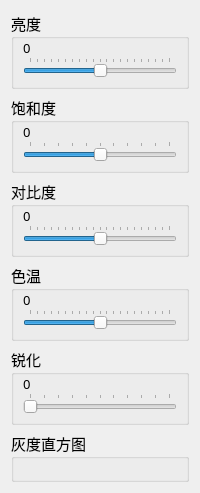
        <widget class="QWidget" name="tab_4">
         <property name="sizePolicy">
          <sizepolicy hsizetype="Preferred" vsizetype="Preferred">
           <horstretch>0</horstretch>
           <verstretch>0</verstretch>
          </sizepolicy>
         </property>
         <property name="font">
          <font>
           <family>微软雅黑</family>
           <pointsize>11</pointsize>
          </font>
         </property>
         <attribute name="title">
          <string>增强</string>
         </attribute>
         <layout class="QVBoxLayout" name="verticalLayout_2">
          <item>
           <widget class="QGroupBox" name="groupBox">
            <property name="enabled">
             <bool>true</bool>
            </property>
            <property name="sizePolicy">
             <sizepolicy hsizetype="Preferred" vsizetype="Preferred">
              <horstretch>20</horstretch>
              <verstretch>0</verstretch>
             </sizepolicy>
            </property>
            <property name="styleSheet">
             <string notr="true"/>
            </property>
            <property name="title">
             <string>亮度</string>
            </property>
            <layout class="QVBoxLayout" name="verticalLayout_4">
             <property name="spacing">
              <number>0</number>
             </property>
             <property name="topMargin">
              <number>0</number>
             </property>
             <item>
              <widget class="QLabel" name="label_6">
               <property name="sizePolicy">
                <sizepolicy hsizetype="Expanding" vsizetype="Maximum">
                 <horstretch>0</horstretch>
                 <verstretch>0</verstretch>
                </sizepolicy>
               </property>
               <property name="minimumSize">
                <size>
                 <width>10</width>
                 <height>10</height>
                </size>
               </property>
               <property name="font">
                <font>
                 <family>微软雅黑</family>
                 <pointsize>10</pointsize>
                </font>
               </property>
               <property name="lineWidth">
                <number>10</number>
               </property>
               <property name="text">
                <string>0</string>
               </property>
              </widget>
             </item>
             <item>
              <widget class="QSlider" name="horizontalSlider_4">
               <property name="sizePolicy">
                <sizepolicy hsizetype="Expanding" vsizetype="Fixed">
                 <horstretch>50</horstretch>
                 <verstretch>0</verstretch>
                </sizepolicy>
               </property>
               <property name="font">
                <font>
                 <weight>50</weight>
                 <bold>false</bold>
                </font>
               </property>
               <property name="cursor">
                <cursorShape>PointingHandCursor</cursorShape>
               </property>
               <property name="mouseTracking">
                <bool>false</bool>
               </property>
               <property name="focusPolicy">
                <enum>Qt::StrongFocus</enum>
               </property>
               <property name="minimum">
                <number>-100</number>
               </property>
               <property name="maximum">
                <number>100</number>
               </property>
               <property name="orientation">
                <enum>Qt::Horizontal</enum>
               </property>
               <property name="tickPosition">
                <enum>QSlider::TicksAbove</enum>
               </property>
               <property name="tickInterval">
                <number>10</number>
               </property>
              </widget>
             </item>
            </layout>
           </widget>
          </item>
          <item>
           <widget class="QGroupBox" name="groupBox_3">
            <property name="sizePolicy">
             <sizepolicy hsizetype="Preferred" vsizetype="Preferred">
              <horstretch>20</horstretch>
              <verstretch>0</verstretch>
             </sizepolicy>
            </property>
            <property name="title">
             <string>饱和度</string>
            </property>
            <layout class="QVBoxLayout" name="verticalLayout_6">
             <property name="spacing">
              <number>0</number>
             </property>
             <property name="topMargin">
              <number>0</number>
             </property>
             <item>
              <widget class="QLabel" name="label_9">
               <property name="sizePolicy">
                <sizepolicy hsizetype="Expanding" vsizetype="Maximum">
                 <horstretch>0</horstretch>
                 <verstretch>0</verstretch>
                </sizepolicy>
               </property>
               <property name="minimumSize">
                <size>
                 <width>10</width>
                 <height>10</height>
                </size>
               </property>
               <property name="font">
                <font>
                 <family>微软雅黑</family>
                 <pointsize>10</pointsize>
                </font>
               </property>
               <property name="lineWidth">
                <number>10</number>
               </property>
               <property name="text">
                <string>0</string>
               </property>
              </widget>
             </item>
             <item>
              <widget class="QSlider" name="horizontalSlider">
               <property name="cursor">
                <cursorShape>PointingHandCursor</cursorShape>
               </property>
               <property name="minimum">
                <number>-50</number>
               </property>
               <property name="maximum">
                <number>50</number>
               </property>
               <property name="orientation">
                <enum>Qt::Horizontal</enum>
               </property>
               <property name="tickPosition">
                <enum>QSlider::TicksAbove</enum>
               </property>
               <property name="tickInterval">
                <number>10</number>
               </property>
              </widget>
             </item>
            </layout>
           </widget>
          </item>
          <item>
           <widget class="QGroupBox" name="groupBox_6">
            <property name="sizePolicy">
             <sizepolicy hsizetype="Preferred" vsizetype="Preferred">
              <horstretch>20</horstretch>
              <verstretch>0</verstretch>
             </sizepolicy>
            </property>
            <property name="styleSheet">
             <string notr="true"/>
            </property>
            <property name="title">
             <string>对比度</string>
            </property>
            <layout class="QVBoxLayout" name="verticalLayout_9">
             <property name="spacing">
              <number>0</number>
             </property>
             <property name="topMargin">
              <number>0</number>
             </property>
             <item>
              <widget class="QLabel" name="label_14">
               <property name="sizePolicy">
                <sizepolicy hsizetype="Expanding" vsizetype="Maximum">
                 <horstretch>0</horstretch>
                 <verstretch>0</verstretch>
                </sizepolicy>
               </property>
               <property name="minimumSize">
                <size>
                 <width>10</width>
                 <height>10</height>
                </size>
               </property>
               <property name="font">
                <font>
                 <family>微软雅黑</family>
                 <pointsize>10</pointsize>
                </font>
               </property>
               <property name="lineWidth">
                <number>10</number>
               </property>
               <property name="text">
                <string>0</string>
               </property>
              </widget>
             </item>
             <item>
              <widget class="QSlider" name="horizontalSlider_5">
               <property name="sizePolicy">
                <sizepolicy hsizetype="Expanding" vsizetype="Fixed">
                 <horstretch>50</horstretch>
                 <verstretch>0</verstretch>
                </sizepolicy>
               </property>
               <property name="font">
                <font>
                 <weight>50</weight>
                 <bold>false</bold>
                </font>
               </property>
               <property name="cursor">
                <cursorShape>PointingHandCursor</cursorShape>
               </property>
               <property name="mouseTracking">
                <bool>false</bool>
               </property>
               <property name="focusPolicy">
                <enum>Qt::StrongFocus</enum>
               </property>
               <property name="minimum">
                <number>-10</number>
               </property>
               <property name="maximum">
                <number>10</number>
               </property>
               <property name="singleStep">
                <number>1</number>
               </property>
               <property name="pageStep">
                <number>1</number>
               </property>
               <property name="value">
                <number>0</number>
               </property>
               <property name="orientation">
                <enum>Qt::Horizontal</enum>
               </property>
               <property name="tickPosition">
                <enum>QSlider::TicksAbove</enum>
               </property>
               <property name="tickInterval">
                <number>1</number>
               </property>
              </widget>
             </item>
            </layout>
           </widget>
          </item>
          <item>
           <widget class="QGroupBox" name="groupBox_2">
            <property name="sizePolicy">
             <sizepolicy hsizetype="Preferred" vsizetype="Preferred">
              <horstretch>20</horstretch>
              <verstretch>0</verstretch>
             </sizepolicy>
            </property>
            <property name="contextMenuPolicy">
             <enum>Qt::CustomContextMenu</enum>
            </property>
            <property name="title">
             <string>色温</string>
            </property>
            <layout class="QVBoxLayout" name="verticalLayout_5">
             <property name="spacing">
              <number>0</number>
             </property>
             <property name="topMargin">
              <number>0</number>
             </property>
             <item>
              <widget class="QLabel" name="label_7">
               <property name="sizePolicy">
                <sizepolicy hsizetype="Expanding" vsizetype="Maximum">
                 <horstretch>0</horstretch>
                 <verstretch>0</verstretch>
                </sizepolicy>
               </property>
               <property name="minimumSize">
                <size>
                 <width>10</width>
                 <height>10</height>
                </size>
               </property>
               <property name="font">
                <font>
                 <family>微软雅黑</family>
                 <pointsize>10</pointsize>
                </font>
               </property>
               <property name="lineWidth">
                <number>10</number>
               </property>
               <property name="text">
                <string>0</string>
               </property>
              </widget>
             </item>
             <item>
              <widget class="QSlider" name="horizontalSlider_3">
               <property name="cursor">
                <cursorShape>PointingHandCursor</cursorShape>
               </property>
               <property name="minimum">
                <number>0</number>
               </property>
               <property name="maximum">
                <number>20</number>
               </property>
               <property name="singleStep">
                <number>1</number>
               </property>
               <property name="pageStep">
                <number>1</number>
               </property>
               <property name="value">
                <number>10</number>
               </property>
               <property name="sliderPosition">
                <number>10</number>
               </property>
               <property name="orientation">
                <enum>Qt::Horizontal</enum>
               </property>
               <property name="tickPosition">
                <enum>QSlider::TicksAbove</enum>
               </property>
               <property name="tickInterval">
                <number>1</number>
               </property>
              </widget>
             </item>
            </layout>
           </widget>
          </item>
          <item>
           <widget class="QGroupBox" name="groupBox_31">
            <property name="sizePolicy">
             <sizepolicy hsizetype="Preferred" vsizetype="Preferred">
              <horstretch>20</horstretch>
              <verstretch>0</verstretch>
             </sizepolicy>
            </property>
            <property name="contextMenuPolicy">
             <enum>Qt::CustomContextMenu</enum>
            </property>
            <property name="title">
             <string>锐化</string>
            </property>
            <layout class="QVBoxLayout" name="verticalLayout_34">
             <property name="spacing">
              <number>0</number>
             </property>
             <property name="topMargin">
              <number>0</number>
             </property>
             <item>
              <widget class="QLabel" name="label_28">
               <property name="sizePolicy">
                <sizepolicy hsizetype="Expanding" vsizetype="Maximum">
                 <horstretch>0</horstretch>
                 <verstretch>0</verstretch>
                </sizepolicy>
               </property>
               <property name="minimumSize">
                <size>
                 <width>10</width>
                 <height>10</height>
                </size>
               </property>
               <property name="font">
                <font>
                 <family>微软雅黑</family>
                 <pointsize>10</pointsize>
                </font>
               </property>
               <property name="lineWidth">
                <number>10</number>
               </property>
               <property name="text">
                <string>0</string>
               </property>
              </widget>
             </item>
             <item>
              <widget class="QSlider" name="horizontalSlider_21">
               <property name="cursor">
                <cursorShape>PointingHandCursor</cursorShape>
               </property>
               <property name="maximum">
                <number>10</number>
               </property>
               <property name="pageStep">
                <number>1</number>
               </property>
               <property name="orientation">
                <enum>Qt::Horizontal</enum>
               </property>
               <property name="tickPosition">
                <enum>QSlider::TicksAbove</enum>
               </property>
               <property name="tickInterval">
                <number>1</number>
               </property>
              </widget>
             </item>
            </layout>
           </widget>
          </item>
          <item>
           <widget class="QGroupBox" name="groupBox_5">
            <property name="sizePolicy">
             <sizepolicy hsizetype="Expanding" vsizetype="Expanding">
              <horstretch>20</horstretch>
              <verstretch>0</verstretch>
             </sizepolicy>
            </property>
            <property name="title">
             <string>灰度直方图</string>
            </property>
            <layout class="QVBoxLayout" name="verticalLayout_8">
             <property name="spacing">
              <number>0</number>
             </property>
             <property name="leftMargin">
              <number>0</number>
             </property>
             <property name="topMargin">
              <number>0</number>
             </property>
             <property name="rightMargin">
              <number>0</number>
             </property>
             <property name="bottomMargin">
              <number>0</number>
             </property>
             <item>
              <widget class="QLabel" name="label">
               <property name="sizePolicy">
                <sizepolicy hsizetype="Expanding" vsizetype="Expanding">
                 <horstretch>0</horstretch>
                 <verstretch>0</verstretch>
                </sizepolicy>
               </property>
               <property name="text">
                <string/>
               </property>
              </widget>
             </item>
            </layout>
           </widget>
          </item>
         </layout>
        </widget>
